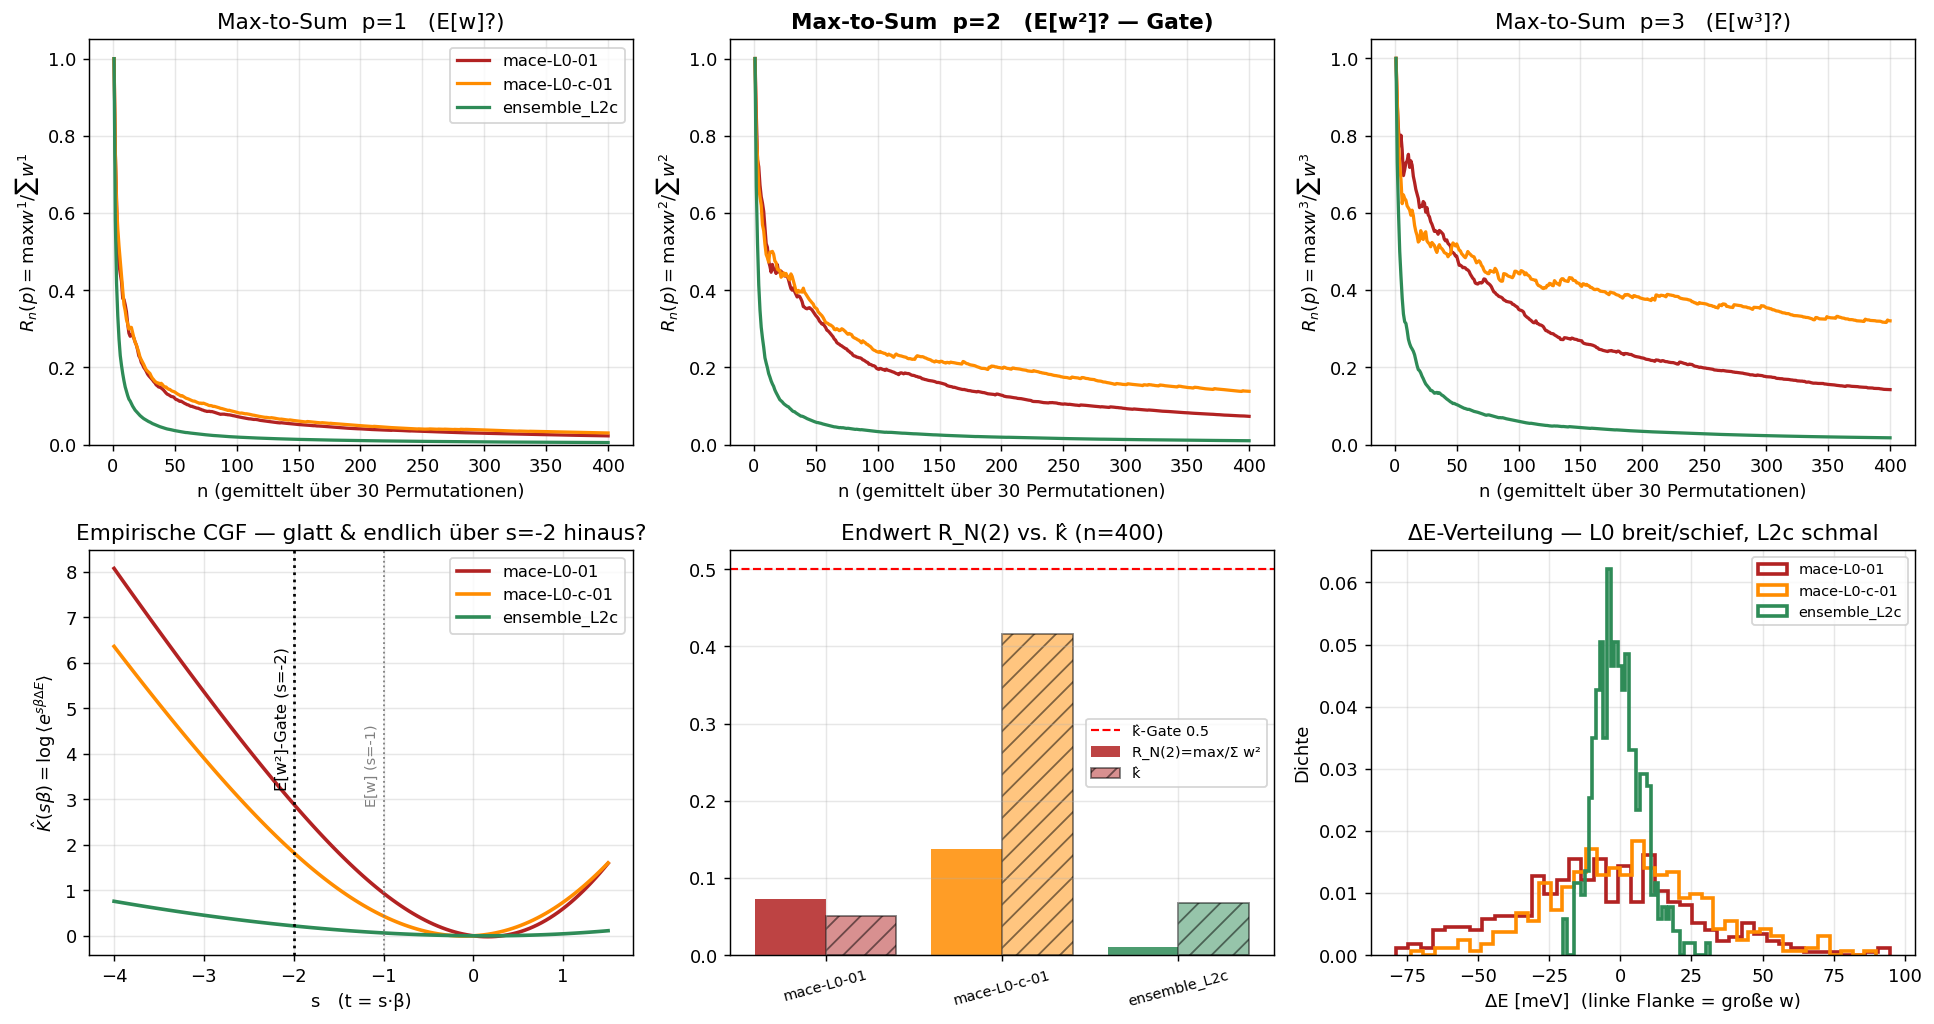

Generate this figure with Python:
import sys, numpy as np
from pathlib import Path
import matplotlib
matplotlib.use("Agg")
import matplotlib.pyplot as plt
ROOT = Path.cwd(); sys.path.insert(0, str(ROOT/"src"))
from uq_mace.predictions import load_energies
from uq_mace.reweighting import reweighting_weights

K_B=8.617333262e-5; T=292.0; beta=1.0/(K_B*T); CACHE=ROOT/"cache"
MODELS={"mace-L0-01":("single_mace-L0-01_testbig.npz","firebrick"),
        "mace-L0-c-01":("single_mace-L0-c-01_testbig.npz","darkorange"),
        "ensemble_L2c":("mace_energies_ensemble_L2c_testbig.npz","seagreen")}

def running_maxsum(w,p,rng,reps=30):
    n=w.size; acc=np.zeros(n)
    for _ in range(reps):
        wp=(w[rng.permutation(n)])**p
        acc+=np.maximum.accumulate(wp)/np.cumsum(wp)
    return acc/reps

rng=np.random.default_rng(0)
fig,axes=plt.subplots(2,3,figsize=(15,8))
# Row 1: Max-to-Sum for p=1,2,3 (running, avg over permutations)
for col,p in enumerate([1,2,3]):
    ax=axes[0,col]
    for m,(f,c) in MODELS.items():
        ed,em=load_energies(CACHE/f); w=reweighting_weights(ed,em,beta)
        r=running_maxsum(w,p,rng)
        ax.plot(np.arange(1,w.size+1),r,color=c,lw=1.8,label=m)
    ax.set_title(f"Max-to-Sum  p={p}   " + ("(E[w]?)" if p==1 else "(E[w²]? — Gate)" if p==2 else "(E[w³]?)"),
                 fontweight="bold" if p==2 else "normal")
    ax.set_xlabel("n (gemittelt über 30 Permutationen)"); ax.set_ylabel(f"$R_n(p)=\\max w^{p}/\\sum w^{p}$")
    ax.set_ylim(0,None); ax.grid(alpha=0.3)
    if col==0: ax.legend(fontsize=9)
# Row 2 left: CGF
axC=axes[1,0]
s=np.linspace(-4,1.5,120)
for m,(f,c) in MODELS.items():
    ed,em=load_energies(CACHE/f); dE=ed-em
    K=np.array([np.log(np.mean(np.exp(si*beta*dE))) for si in s])
    axC.plot(s,K,color=c,lw=2,label=m)
axC.axvline(-2,color="k",ls=":",lw=1.5); axC.text(-2.05,axC.get_ylim()[1]*0.75,"E[w²]-Gate (s=-2)",rotation=90,va="top",ha="right",fontsize=9)
axC.axvline(-1,color="grey",ls=":",lw=1); axC.text(-1.05,axC.get_ylim()[1]*0.55,"E[w] (s=-1)",rotation=90,va="top",ha="right",fontsize=8,color="grey")
axC.set_xlabel("s   (t = s·β)"); axC.set_ylabel(r"$\hat K(s\beta)=\log\langle e^{s\beta\Delta E}\rangle$")
axC.set_title("Empirische CGF — glatt & endlich über s=-2 hinaus?"); axC.legend(fontsize=9); axC.grid(alpha=0.3)
# Row 2 mid: R_n(2) final bar vs khat verdict; Row 2 right: left tail of dE (survival of -dE)
axB=axes[1,1]
from uq_mace.reweighting import psis_khat, effective_sample_size
names=[]; R2s=[]; khs=[]; cols=[]
for m,(f,c) in MODELS.items():
    ed,em=load_energies(CACHE/f); w=reweighting_weights(ed,em,beta)
    names.append(m); R2s.append((w**2).max()/(w**2).sum()); khs.append(psis_khat(w)); cols.append(c)
x=np.arange(len(names))
axB.bar(x-0.2,R2s,0.4,color=cols,label="R_N(2)=max/Σ w²",alpha=0.85)
axB.bar(x+0.2,khs,0.4,color=cols,hatch="//",edgecolor="k",label="k̂",alpha=0.5)
axB.axhline(0.5,color="red",ls="--",lw=1.2,label="k̂-Gate 0.5")
axB.set_xticks(x); axB.set_xticklabels(names,rotation=15,fontsize=8); axB.legend(fontsize=8)
axB.set_title("Endwert R_N(2) vs. k̂ (n=400)"); axB.grid(alpha=0.3)
axT=axes[1,2]
for m,(f,c) in MODELS.items():
    ed,em=load_energies(CACHE/f); dE=(ed-em)*1000  # meV
    x_sorted=np.sort(dE)
    # left tail: survival of -dE => small (very negative) dE drives large w
    axT.hist(dE,bins=40,histtype="step",lw=2,color=c,label=m,density=True)
axT.set_xlabel("ΔE [meV]  (linke Flanke = große w)"); axT.set_ylabel("Dichte")
axT.set_title("ΔE-Verteilung — L0 breit/schief, L2c schmal"); axT.legend(fontsize=8); axT.grid(alpha=0.3)
plt.tight_layout()
out=ROOT/"Results"/"UQ_L0"/"gate_diagnostics.png"
plt.savefig(out,dpi=130,bbox_inches="tight"); print("saved",out)
